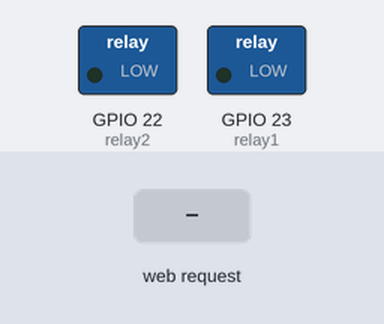
This sketch was run on a simulated ESP32. On the bench: switched loads named in the sketch (green lamp = pin HIGH). The test bench sets the inputs (shaded band). WiFi joins after 1.5 s; servers stay silent unless stated; what the sketch prints to the serial monitor is not drawn.

Above: at 3.4 s.
3.5 s: HTTP request GET /H1 received
At 4.1 s:
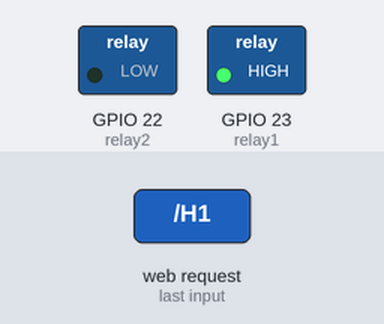
5.0 s: HTTP request GET /H2 received
At 6.2 s:
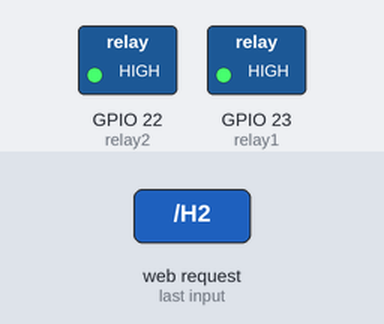
6.5 s: HTTP request GET /L1 received
At 7.6 s:
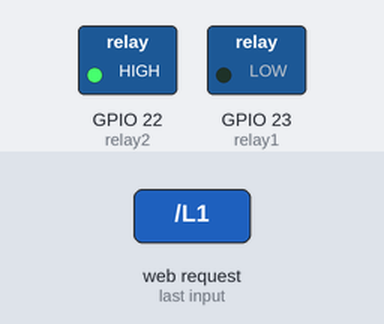
8.0 s: HTTP request GET /L2 received
At 8.7 s:
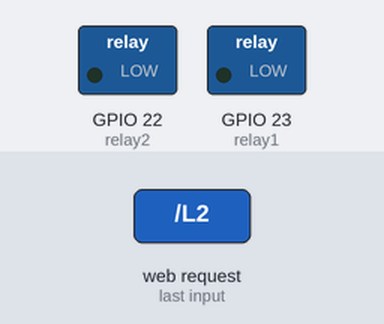
Timing chart, 0 to 10.5 s (numbered marks = the images above; inputs shaded):
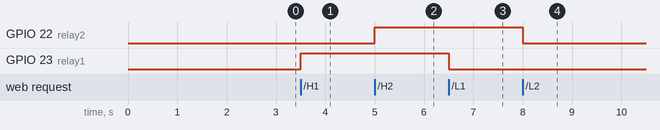

Measured:
- after the input at 3.5 s, GPIO 23 (relay1): LOW → HIGH at once
- after the input at 5.0 s, GPIO 22 (relay2): LOW → HIGH at once
- after the input at 6.5 s, GPIO 23 (relay1): HIGH → LOW at once
- after the input at 8.0 s, GPIO 22 (relay2): HIGH → LOW at once

The sketch:

Wifi_Webserver_Ralay.ino
```cpp
/* ============================================================================

   Controle de Relés por WiFi com ESP32

   Vídeo Aula de Engenharia Eletrônica, a Clássica de Sexta!
   Aula número 369

   Compilador: Arduino IDE 1.8.4
   Autor: Eng. Wagner Rambo
   Março de 2021

============================================================================ */


// ============================================================================
// --- Bibliotecas Auxiliares ---
#include <WiFi.h>                         //inclui biblioteca WiFi


// ============================================================================
// --- Mapeamento de Hardware ---
#define   relay1   23                    //pino para controle do relé 1
#define   relay2   22                    //pino para controle do relé 2


// ============================================================================
// --- Constantes Auxialires ---
const char *ssid     = "Carlos&Thais";  //atribuir nome da rede WiFi
const char *password = "*170789080588#"; //atribuir senha da rede


// ============================================================================
// --- Objetos ---
WiFiServer server(80);                    //define a porta que o servidor irá utilizar
                                          //(normalmente utiliza-se a porta padrão 80)

// ============================================================================
// --- Protótipo das Funções ---
void relay_wifi();                       //função para gerar web server e controlar os relés


// ============================================================================
// --- Configurações Iniciais ---
void setup()
{
  Serial.begin(115200);                  //inicializa Serial em 115200 baud rate
  pinMode(relay1, OUTPUT);               //configura saída para relé 1
  pinMode(relay2, OUTPUT);               //configura saída para relé 2

  Serial.println();                      //
  Serial.print("Conectando-se a ");      //
  Serial.println(ssid);                  //
  WiFi.begin(ssid, password);            //inicializa WiFi, passando o nome da rede e a senha

  while(WiFi.status() != WL_CONNECTED)   //aguarda conexão (WL_CONNECTED é uma constante que indica sucesso na conexão)
  {
    delay(741);                          //
    Serial.print(".");                   //vai imprimindo pontos até realizar a conexão...
  }

  Serial.println("");                    //mostra WiFi conectada
  Serial.println("WiFi conectada");      //
  Serial.println("Endereço de IP: ");    //
  Serial.println(WiFi.localIP());        //mostra o endereço IP

  server.begin();                        //inicializa o servidor web

}


// ============================================================================
// --- Loop Infinito ---
void loop()
{


  while(WiFi.status() != WL_CONNECTED)   //aguarda conexão (WL_CONNECTED é uma constante que indica sucesso na conexão)
  {
    WiFi.begin(ssid, password);          //inicializa WiFi, passando o nome da rede e a senha
    Serial.print(".");                   //vai imprimindo pontos até realizar a conexão...

    delay(741);                          //741ms
  }

  relay_wifi();                                //chama função para controle dos relés por wifi


} //end loop


// ============================================================================
// --- relay_wifi ---
void relay_wifi()
{

  WiFiClient client = server.available();      //verifica se existe um cliente conectado com dados a serem transmitidos

  if(client)                                   //existe um cliente?
  {                                            //sim
    Serial.println("Novo Cliente Definido");   //informa por serial
    String currentLine = "";                   //string para armazenar a mensagem do cliente

    while(client.connected())                  //repete enquanto o cliente estiver conectado
    {

      if(client.available())                   //existem dados a serem lidos?
      {                                        //sim
        char c=client.read();                  //salva em c
        Serial.write(c);                       //mostra na Serial

        if(c=='\n')                            //é um caractere de nova linha?
        {                                      //sim
          if(currentLine.length()==0)          //a mensagem terminou?
          {                                    //sim
            //gera a página HTML
            client.println("HTTP/1.1 200 OK");
            client.println("Content-type:text/html");
            client.println();
            client.print("<h2>Clique <a href=\"/H1\">AQUI</a> para ligar o rele 1.</h2><br>");
            client.print("<h2>Clique <a href=\"/L1\">AQUI</a> para desligar o rele 1.</h2><br>");
            client.print("<h2>Clique <a href=\"/H2\">AQUI</a> para ligar o rele 2.</h2><br>");
            client.print("<h2>Clique <a href=\"/L2\">AQUI</a> para desligar o rele 2.</h2><br>");
            client.println();
            break;                             //encerra o laço

          } //end if currentLine.length

          else currentLine="";                 //senão, impede string de ficar com espaços em branco

        } //end if c

        else if(c != '\r') currentLine += c;  //adicionamos o caractere como parte da mensagem, se diferene de retorno/nova linha

       //verifica para ligar ou desligar os relés
          if(currentLine.endsWith("GET /H1")) digitalWrite(relay1, HIGH);
          if(currentLine.endsWith("GET /L1")) digitalWrite(relay1,  LOW);
          if(currentLine.endsWith("GET /H2")) digitalWrite(relay2, HIGH);
          if(currentLine.endsWith("GET /L2")) digitalWrite(relay2,  LOW);


      } //end if client.available()

    } //end if while client.connected

    client.stop();                           //finaliza conexão
    Serial.println("Client Disconnected.");

  } //end if client


} //end relay_wifi


/* ========================================================


======================================================== */
/* --- Final do Programa --- */
```
